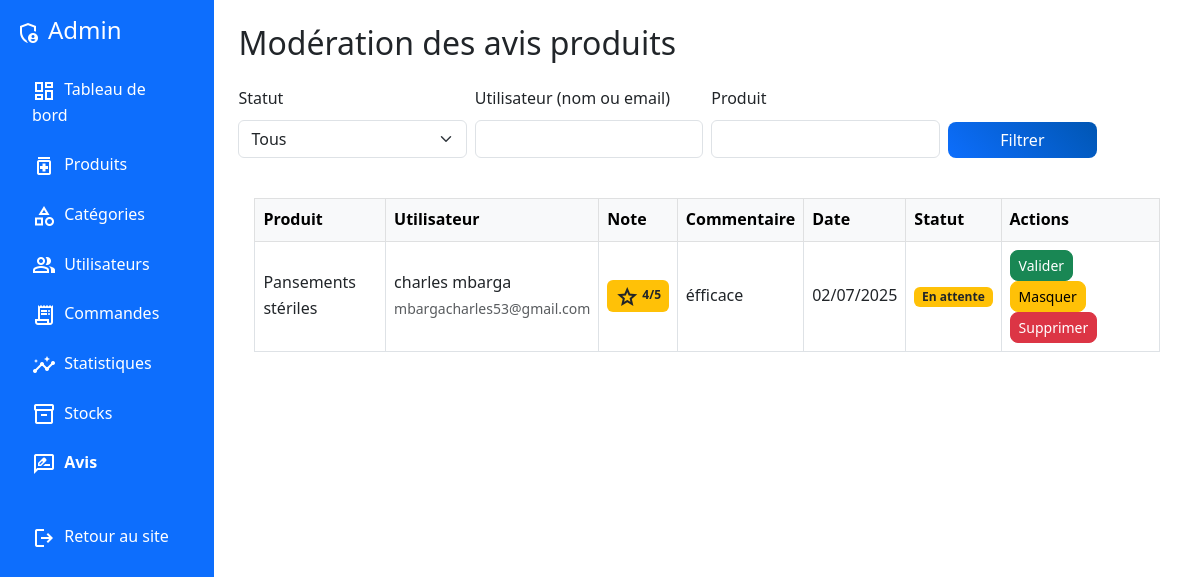
The app's page /admin/avis.php (signed in) with its own data.
### tables this page shows
CREATE TABLE IF NOT EXISTS `avis` (
  `id` int NOT NULL AUTO_INCREMENT,
  `produit_id` int NOT NULL,
  `user_id` int NOT NULL,
  `note` tinyint NOT NULL,
  `commentaire` text,
  `date` datetime DEFAULT CURRENT_TIMESTAMP,
  `statut` enum('en_attente','valide','masque') DEFAULT 'en_attente',
  PRIMARY KEY (`id`),
  UNIQUE KEY `unique_avis` (`produit_id`,`user_id`),
  KEY `fk_avis_user` (`user_id`)
);

CREATE TABLE IF NOT EXISTS `produits` (
  `id` int NOT NULL AUTO_INCREMENT,
  `nom` varchar(255) NOT NULL,
  `description` text,
  `prix` decimal(10,2) NOT NULL,
  `prix_promo` decimal(10,2) DEFAULT NULL,
  `stock` int DEFAULT '0',
  `image` varchar(255) DEFAULT NULL,
  `categorie_id` int DEFAULT NULL,
  `fabricant` varchar(255) DEFAULT NULL,
  `date_expiration` date DEFAULT NULL,
  `prescription_requise` tinyint(1) DEFAULT '0',
  `actif` tinyint(1) DEFAULT '1',
  `created_at` timestamp NULL DEFAULT CURRENT_TIMESTAMP,
  `updated_at` timestamp NULL DEFAULT CURRENT_TIMESTAMP ON UPDATE CURRENT_TIMESTAMP,
  `seuil_alerte` int NOT NULL DEFAULT '0',
  PRIMARY KEY (`id`),
  KEY `categorie_id` (`categorie_id`)
);

CREATE TABLE IF NOT EXISTS `users` (
  `id` int NOT NULL AUTO_INCREMENT,
  `nom` varchar(100) NOT NULL,
  `email` varchar(100) NOT NULL,
  `password` varchar(255) NOT NULL,
  `telephone` varchar(20) DEFAULT NULL,
  `adresse` text,
  `date_naissance` date DEFAULT NULL,
  `genre` enum('Homme','Femme','Autre') DEFAULT NULL,
  `role` enum('client','admin','pharmacien') DEFAULT 'client',
  `created_at` timestamp NULL DEFAULT CURRENT_TIMESTAMP,
  `updated_at` timestamp NULL DEFAULT CURRENT_TIMESTAMP ON UPDATE CURRENT_TIMESTAMP,
  PRIMARY KEY (`id`),
  UNIQUE KEY `unique_email` (`email`)
);

### admin/avis.php (the view, shortened to what this page needs)
<?php
$pdo = getDB();
$filtre_user = $_GET['user'] ?? '';
$filtre_produit = $_GET['produit'] ?? '';
$params = [];
$sql = 'SELECT a.*, u.nom as user_nom, u.email, p.nom as produit_nom FROM avis a JOIN users u ON a.user_id = u.id JOIN produits p ON a.produit_id = p.id';
$sql .= ' ORDER BY a.date DESC';
$stmt = $pdo->prepare($sql);
$stmt->execute($params);
$avis = $stmt->fetchAll();
?>
<!DOCTYPE html>
<html lang="fr">
<head>
    <link href="https://cdn.jsdelivr.net/npm/bootstrap@5.3.0/dist/css/bootstrap.min.css" rel="stylesheet">
    <link rel="stylesheet" href="../assets/css/style.css">
</head>
<body>
<div class="d-flex" style="min-height:100vh;">
    <nav class="bg-primary text-white p-3" style="width:240px;min-height:100vh;">
        <h4 class="mb-4"><span class="material-symbols-outlined me-2">admin_panel_settings</span>Admin</h4>
        <ul class="nav flex-column">
            <li class="nav-item mb-2"><a href="index.php" class="nav-link text-white"><span class="material-symbols-outlined me-1">dashboard</span> Tableau de bord</a></li>
            <li class="nav-item mb-2"><a href="produits.php" class="nav-link text-white"><span class="material-symbols-outlined me-1">medication</span> Produits</a></li>
            <li class="nav-item mb-2"><a href="categories.php" class="nav-link text-white"><span class="material-symbols-outlined me-1">category</span> Catégories</a></li>
            <li class="nav-item mb-2"><a href="utilisateurs.php" class="nav-link text-white"><span class="material-symbols-outlined me-1">group</span> Utilisateurs</a></li>
            <li class="nav-item mb-2"><a href="commandes.php" class="nav-link text-white"><span class="material-symbols-outlined me-1">receipt_long</span> Commandes</a></li>
            <li class="nav-item mb-2"><a href="stats.php" class="nav-link text-white"><span class="material-symbols-outlined me-1">insights</span> Statistiques</a></li>
            <li class="nav-item mb-2"><a href="stocks.php" class="nav-link text-white"><span class="material-symbols-outlined me-1">inventory_2</span> Stocks</a></li>
            <li class="nav-item mb-2"><a href="avis.php" class="nav-link text-white fw-bold"><span class="material-symbols-outlined me-1">rate_review</span> Avis</a></li>
            <li class="nav-item mt-4"><a href="../index.php" class="nav-link text-white"><span class="material-symbols-outlined me-1">logout</span> Retour au site</a></li>
        </ul>
    </nav>
    <div class="flex-grow-1 p-4">
        <h2 class="mb-4">Modération des avis produits</h2>
        <form method="get" class="row g-2 mb-4 align-items-end">
            <div class="col-md-3">
                <label class="form-label">Statut</label>
                <select name="statut" class="form-select">
                    <option value="">Tous</option>
                </select>
            </div>
            <div class="col-md-3">
                <label class="form-label">Utilisateur (nom ou email)</label>
                <input type="text" name="user" class="form-control" value="<?= htmlspecialchars($filtre_user) ?>">
            </div>
            <div class="col-md-3">
                <label class="form-label">Produit</label>
                <input type="text" name="produit" class="form-control" value="<?= htmlspecialchars($filtre_produit) ?>">
            </div>
            <div class="col-md-2">
                <button type="submit" class="btn btn-primary w-100">Filtrer</button>
            </div>
        </form>
        <div class="card">
            <div class="card-body">
                <div class="table-responsive">
                    <table class="table table-bordered align-middle">
                        <thead class="table-light">
                            <tr>
                                <th>Produit</th>
                                <th>Utilisateur</th>
                                <th>Note</th>
                                <th>Commentaire</th>
                                <th>Date</th>
                                <th>Statut</th>
                                <th>Actions</th>
                            </tr>
                        </thead>
                        <tbody>
                            <?php foreach ($avis as $a): ?>
                            <tr>
                                <td><?= htmlspecialchars($a['produit_nom']) ?></td>
                                <td><?= htmlspecialchars($a['user_nom']) ?><br><span class="text-muted small"><?= htmlspecialchars($a['email']) ?></span></td>
                                <td><span class="badge bg-warning text-dark"><span class="material-symbols-outlined align-middle">star</span> <?= $a['note'] ?>/5</span></td>
                                <td><?= nl2br(htmlspecialchars($a['commentaire'])) ?></td>
                                <td><?= date('d/m/Y', strtotime($a['date'])) ?></td>
                                <td>
                                    <?php if ($a['statut']=='valide'): ?>
                                        <span class="badge bg-success">Validé</span>
                                    <?php elseif ($a['statut']=='en_attente'): ?>
                                        <span class="badge bg-warning text-dark">En attente</span>
                                    <?php else: ?>
                                        <span class="badge bg-secondary">Masqué</span>
                                    <?php endif; ?>
                                </td>
                                <td>
                                    <form method="post" class="d-inline">
                                        <?php if ($a['statut']!='valide'): ?>
                                            <button name="action" value="valider" class="btn btn-success btn-sm" onclick="return confirm('Valider cet avis ?');">Valider</button>
                                        <?php endif; ?>
                                        <?php if ($a['statut']!='masque'): ?>
                                            <button name="action" value="masquer" class="btn btn-warning btn-sm" onclick="return confirm('Masquer cet avis ?');">Masquer</button>
                                        <?php endif; ?>
                                        <button name="action" value="supprimer" class="btn btn-danger btn-sm" onclick="return confirm('Supprimer cet avis ?');">Supprimer</button>
                                    </form>
                                </td>
                            </tr>
                            <?php endforeach; ?>
                        </tbody>
                    </table>
                </div>
            </div>
        </div>
    </div>
</div>
</body>
</html>

### assets/css/style.css (style rules this page uses)
:root { --primary-color: #0d6efd; --secondary-color: #6c757d; --success-color: #198754; --info-color: #0dcaf0; --warning-color: #ffc107; --danger-color: #dc3545; --light-color: #f8f9fa; --dark-color: #212529; }
* { margin: 0; padding: 0; box-sizing: border-box; }
body { font-family: 'Segoe UI', Tahoma, Geneva, Verdana, sans-serif; line-height: 1.6; color: var(--dark-color); }
.card { transition: transform 0.3s ease, box-shadow 0.3s ease; border: none; }
.btn { border-radius: 8px; font-weight: 500; transition: all 0.3s ease; }
.btn-primary { background: linear-gradient(45deg, var(--primary-color), #0056b3); border: none; }
.material-symbols-outlined { vertical-align: middle; }

### records on screen
avis: produit.nom "Pansements stériles", user.nom "charles mbarga", user.email "mbargacharles53@gmail.com", note "4", commentaire "éfficace", date "02/07/2025", statut "En attente"
